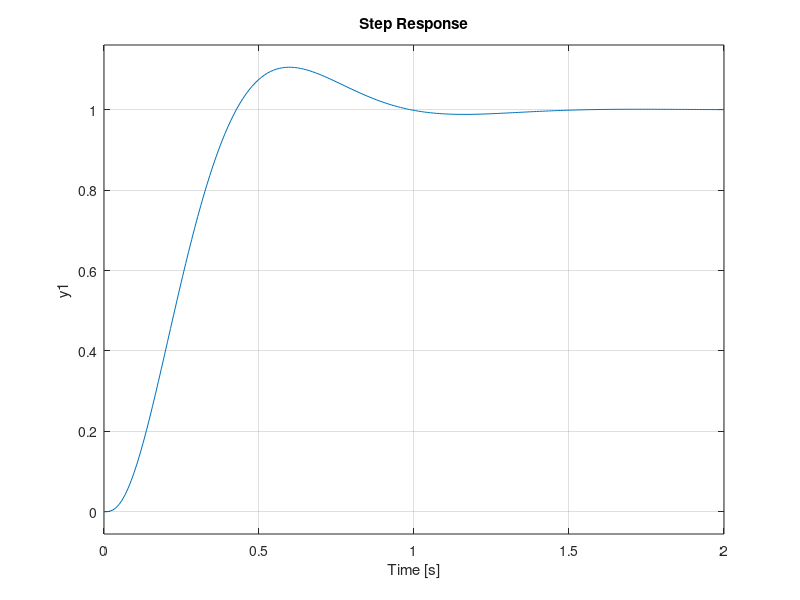

MATLAB code to generate this figure:
% Relationship between open loop and closed loop frequency responses and
% time response

% third order system: G(s) = p1 * p2 * k / ( s ( s + p1 ) ( s + p2 ) )
clc
clear all

k = input('Enter a value for the gain:  ')

p1 = 10;

p2 = 30;

num = [ p1 * p2 * k  ];

den = poly([ 0 -p1 -p2 ]);

G = tf(num,den) % create the open loop transfer function G

H = tf([1],[1]); % Unity gain feedback

M = feedback(G,H)  % Creates the closed loop transfer function M = G / ( 1 + G * H )

f_table = logspace(0,2,200); % frequency table with 200 entries from 1 to 100

bode(G,f_table) % plot G, the open loop freqency response

margin(G) % display stability margins

[gm,pm,w180,wc] = margin(G) % put the margins into variables and print their values

grid on

hold on

bode(M,f_table) % plot the closed loop frequency response

[amplitude,phase,wout] = bode(M,f_table);

M_max = 20 * log10(max(amplitude)) % display the maximum value, in dB, of the closed loop freqency response

dummy = input('press any key to continue:  ');

hold off

step(M)  % plot the step response

[y,t_table] = step(M);

grid on

y_max = max(y) % display the peak value of the step response



